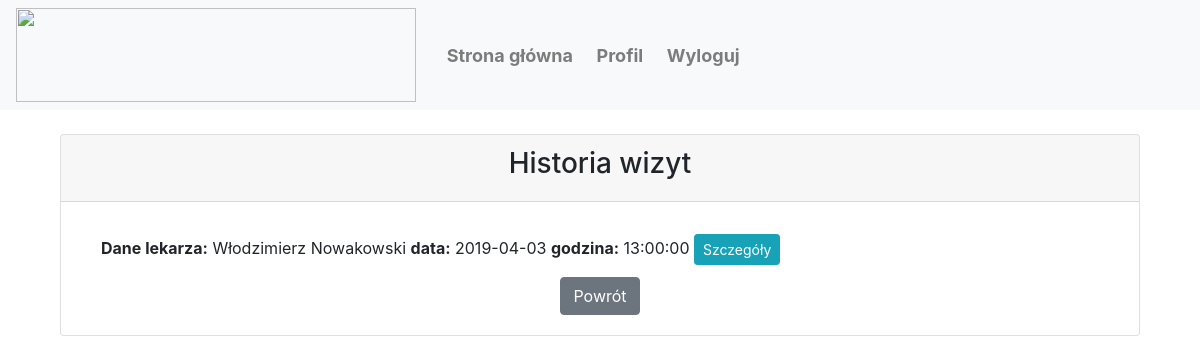
Before: /profile/visits (signed in) with the older database file.
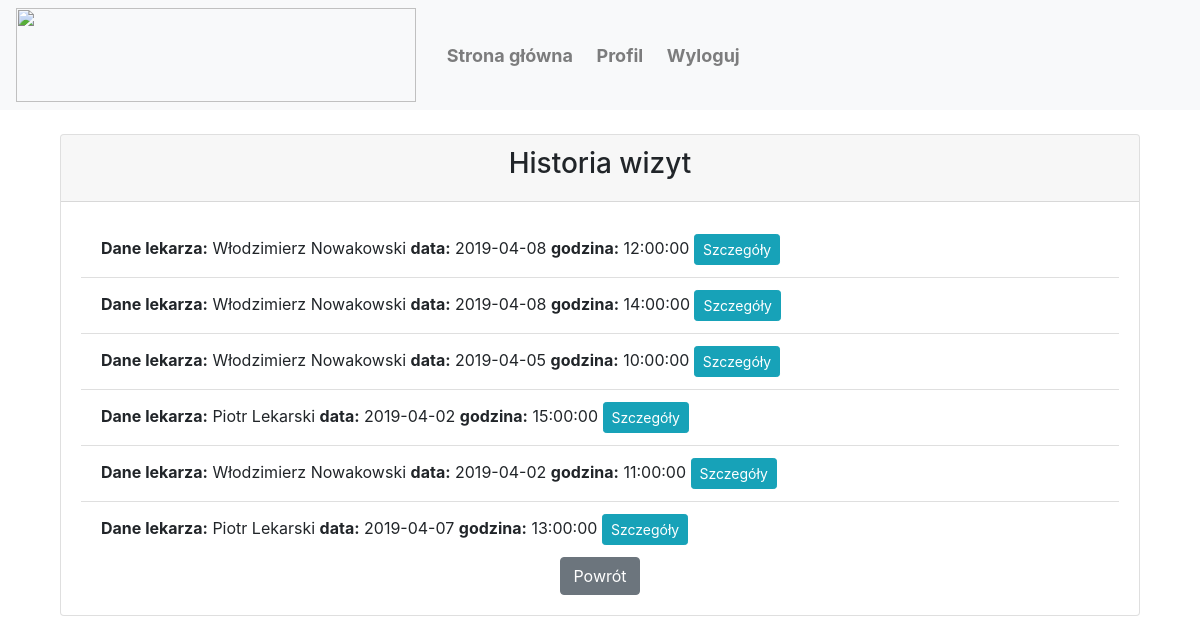
After: the same page with the newer database file.
### flaskproject/models.py (models this page shows, shortened)
class User(db.Model, UserMixin):
	id = db.Column(db.Integer, primary_key=True)
	name = db.Column(db.String(25), nullable=False)
	surname = db.Column(db.String(35), nullable=False)
	email = db.Column(db.String(120), unique=True, nullable=False)
	password = db.Column(db.String(60), nullable=False)
	phoneNumber = db.Column(db.Integer, nullable=False)
	userType = db.Column(db.String(20), default = 'user')

class Visit(db.Model):
	id = db.Column(db.Integer, primary_key=True, nullable=False, unique=True)
	bookerId = db.Column(db.Integer, db.ForeignKey('user.id'))
	doctorId = db.Column(db.Integer, nullable=False)
	date = db.Column(db.String(20), nullable=False)
	startTime = db.Column(db.String(20), nullable=False)

### flaskproject/routes.py (the view)
@app.route("/profile/visits", methods=["GET", "POST"])
def profileVisits():
	if current_user.is_authenticated==False:
		return redirect(url_for('home'))
	if current_user.userType!="user":
		return redirect(url_for('home'))
	date = datetime.now().strftime("%Y-%m-%d")
	visitsHistory = Visit.query.filter(Visit.bookerId==current_user.id, Visit.date < date).all()
	doctor = User.query.filter(User.userType=='doctor', User.id==Visit.doctorId).all()
	return render_template('profilevisits.html', title='Historia wizyt', visitsHistory=visitsHistory, doctor=doctor)

### flaskproject/models.py (called while the page is built)
@login_manager.user_loader
def load_user(user_id):
    return User.query.get(int(user_id))

### flaskproject/templates/profilevisits.html
{% extends "layout.html" %}
{% block content %}
	<div class="col-md-12">
		<div class="card">
			<div class="card-header">
				<center><h3>Historia wizyt</h3></center>
			</div>
			<div class="card-body">
				<div class="row">
					<div class="col-lg-12 col-sm-12">
						<ul class="list-group list-group-flush">
							{% if visitsHistory %}
								{%for element in visitsHistory%}
								{%for i in doctor%}
								{% if element.doctorId==i.id %}
									<li class="list-group-item">
										<b>Dane lekarza:</b> {{ i.name }} {{ i.surname }}
										<b>data:</b> {{ element.date }}
										<b>godzina:</b> {{ element.startTime }}
										<a href="/doctor/visits/{{ element.id }}" class="btn btn-info btn-sm">Szczegóły</a>
									</li>
									{%endif%}
									{%endfor%}
									{%endfor%}
								{% else %}
									<li class="list-group-item">Brak umówionych wizyt</li>
								{% endif %}
							</ul>
						</div>
					</div>
					<center><a href="/profile" class="btn btn-secondary">Powrót</a></center>
				</div>
			</div>
		</div>
	{% endblock content %}

### flaskproject/templates/layout.html (shortened to what this page needs)
<html>
  <head>
    <link rel="stylesheet" type="text/css" href="{{ url_for('static', filename='main.css') }}">
    <link rel="stylesheet" href="https://stackpath.bootstrapcdn.com/bootstrap/4.3.1/css/bootstrap.min.css">
   <link rel="stylesheet" href="//code.jquery.com/ui/1.11.4/themes/smoothness/jquery-ui.css">
<link rel="stylesheet" href="http://jonthornton.github.io/jquery-timepicker/jquery.timepicker.css">
  </head>
  <body >
    <nav class="navbar navbar-expand-lg navbar-light bg-light">
	   <a href="/"><img src="https://zapodaj.net/images/31e655fcc10c0.jpg" height="94px" width="400px">  </a>
      <div class="collapse navbar-collapse" id="navbarSupportedContent">
        <ul class="navbar-nav mr-auto">
          <li class="nav-item">
            <a class="nav-link" href="/"><b>&nbsp;&nbsp;&nbsp;&nbsp;&nbsp;&nbsp;<font size="4">Strona główna</font></b></a>
          </li>
          {% if current_user.is_authenticated %}
            <li class="nav-item">
              <a class="nav-link" href="/profile"><b>&nbsp;&nbsp;<font size="4">Profil</font></b></a>
            </li>
            <li class="nav-item">
              <a class="nav-link" href="/logout"><b>&nbsp;&nbsp;<font size="4">Wyloguj</font></b></a>
            {% else %}
              <li class="nav-item">
                <a class="nav-link" href="/login"><b>&nbsp;&nbsp;<font size="4">Logowanie</font></b></a>
              </li>
              <li class="nav-item">
                <a class="nav-link" href="/register"><b>&nbsp;&nbsp;<font size="4">Rejestracja</font></b></a>
              {% endif %}
            </li>
          </ul>
        </div>
      </nav>
      <div class="container">
        <div class="row">
          <div class="col-md-12">
          <br>
          {% block content %}
          {% endblock content %}
        </div>
      </div>
    </div>
  </body>
</html>

Changed rows visible on the page:
no longer on this page (row edited): Visit: date "2019-04-03", startTime "13:00:00", User (name "Włodzimierz", surname "Nowakowski")
now on this page (row edited): Visit: date "2019-04-08", startTime "12:00:00", User (name "Włodzimierz", surname "Nowakowski")
added Visit: date "2019-04-08", startTime "14:00:00", User (name "Włodzimierz", surname "Nowakowski")
added Visit: date "2019-04-05", startTime "10:00:00", User (name "Włodzimierz", surname "Nowakowski")
added Visit: date "2019-04-02", startTime "15:00:00"
added User: name "Piotr", surname "Lekarski"
added Visit: date "2019-04-02", startTime "11:00:00", User (name "Włodzimierz", surname "Nowakowski")
added Visit: date "2019-04-07", startTime "13:00:00"
